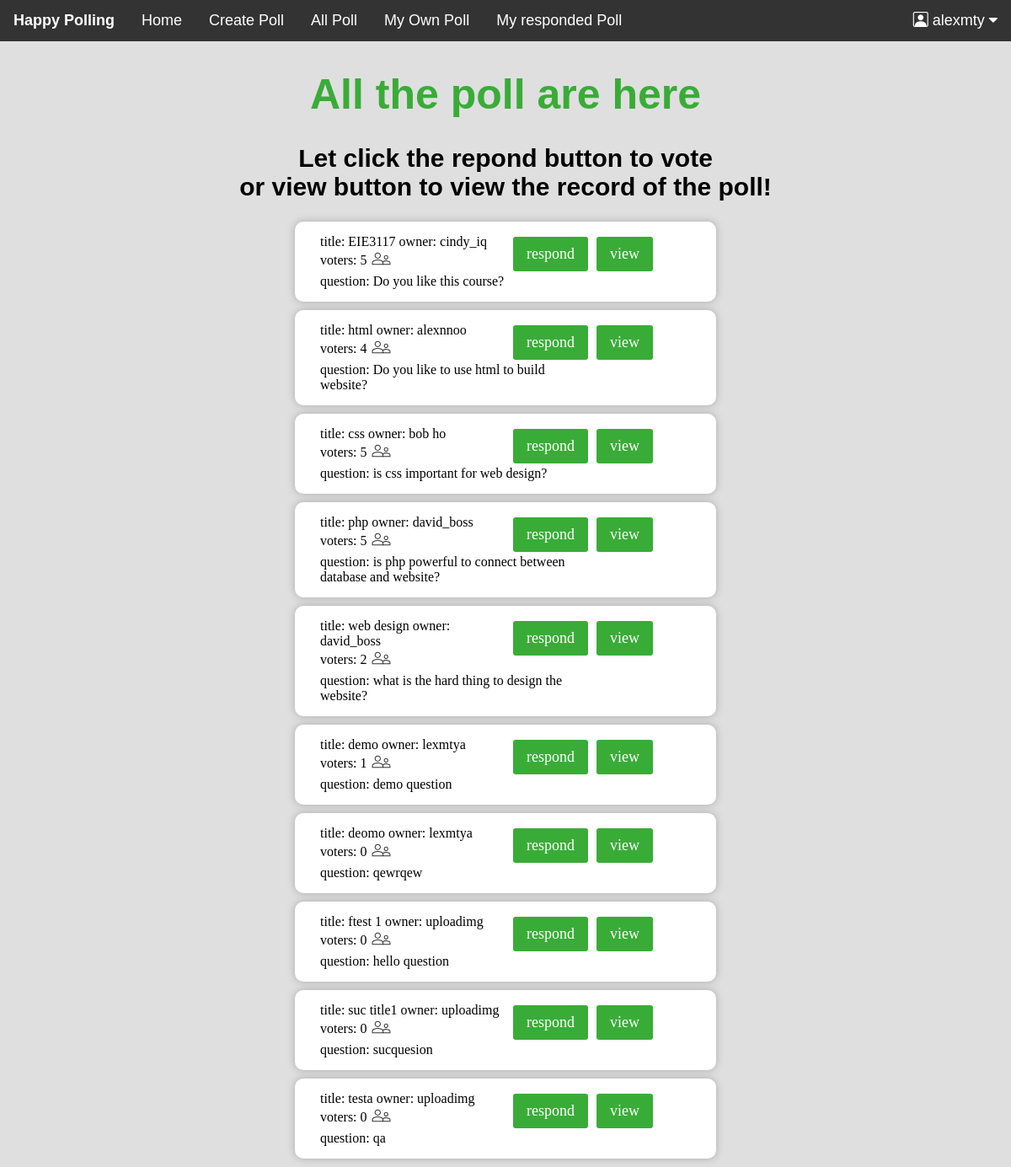
Screenshot of /allpoll.php (signed in) with the database file from the repository.
### tables this page shows
CREATE TABLE `events` (
  `eid` int(100) NOT NULL,
  `title` varchar(255) NOT NULL,
  `question` varchar(255) NOT NULL,
  `uid` int(100) NOT NULL
);

### allpoll.php (the view, shortened to what this page needs)
<?php
require_once "header.php";
?>
<!DOCTYPE html>
<html>
<head>
  <link rel="stylesheet" href="https://cdnjs.cloudflare.com/ajax/libs/font-awesome/4.7.0/css/font-awesome.min.css">
  <link href="css/allpoll.css" rel="stylesheet">
  <link href="css/mypoll.css" rel="stylesheet">
  <link rel="stylesheet" href="https://cdn.jsdelivr.net/npm/bootstrap-icons@1.8.1/font/bootstrap-icons.css">
</head>
<body style="background-color: #DFDFDF;">
  <div class="apdiv" style="background-color: #DFDFDF;">
    <h1>All the poll are here</h1>
    <h2>
      Let click the repond button to vote <br>
      or view button to view the record of the poll!
      <br>
    </h2>
  </div>
  <div>
    <?php
    $stmt = $pdo->prepare("SELECT `eid`, `title`, `question`, (SELECT `username`FROM `user` WHERE user.uid = events.uid) as owner, (SELECT COUNT(uid) FROM record WHERE record.eid = events.eid) as votes FROM `events` WHERE uid != ?;");
    $stmt->bindParam(1, $_SESSION['uid'], PDO::PARAM_INT);
    $stmt->execute();
    $stmt->setFetchMode(PDO::FETCH_ASSOC);
    $data = $stmt->fetchAll(PDO::FETCH_ASSOC);
    foreach ($data as $row) {
      print(' <div class="apbox">
                <div class="apboxcon" style="background-color: white;">
                  <div class="apboxdiv"  style="width: 440px; background-color: white;">
                    <div style="width: max-content; height: max-content; float: right;">
                      <a class="apbtn" href="view.php?eid=' . $row['eid'] . '">view</a>
                      <a class="apbtn" href="votes.php?eid=' . $row['eid'] . '">respond</a>
                    </div>
                    <div style="width: 300px;">
                        title: ' . $row['title'] . '
                        owner: ' . $row['owner'] . '<br>
                        voters: ' . $row['votes'] . ' <img class="svgpic" src="picture\people.svg" alt="votespic"><br>
                        <div >question: ' . $row['question'] . '</div>
                    </div>
                  </div>
                </div>
              </div>
            ');
    }
    ?>
  </div>
</body>
</html>

### header.php (shortened to what this page needs)
<!doctype html>
<html>
<head>
    <link rel="stylesheet" href="https://cdnjs.cloudflare.com/ajax/libs/font-awesome/4.7.0/css/font-awesome.min.css">
    <link href="css/events.css" rel="stylesheet">
</head>
<body>
    <div class="navbar">
        <a class="webname">Happy Polling</a>
        <a href="index.php">Home</a>
        <a href="createpoll.php">Create Poll</a>
        <a href="allpoll.php">All Poll</a>
        <a href="mycreatepoll.php">My Own Poll</a>
        <a href="mypoll.php">My responded Poll</a>
        <div class="dropdown" style="float: right;">
            <?php if (isset($_SESSION["username"])) { ?>
                <button class="dropbtn" onclick="droplist()">
                    <i class="bi-person-square"></i>
                    <?php echo $_SESSION['username']; ?>
                    <i class="fa fa-caret-down"></i>
                </button>
            <?php } else {
            ?>
                <a href='login.php'>Log In</a>
                <a href='register.php'>Sign Up</a>
            <?php } ?>
        </div>
    </div>
</body>
</html>

### css/events.css (style rules this page uses)
* { box-sizing: border-box; }
body { margin: 0; }
.webname { font-size: 20px; font-weight: bold; display: block; color: white; text-align: center; padding: 14px 16px; text-decoration: none; }
.navbar { overflow: hidden; background-color: #333; font-family: Arial, Helvetica, sans-serif; }
.navbar a { float: left; font-size: 18px; color: white; text-align: center; padding: 14px 16px; text-decoration: none; }
.dropdown { float: left; overflow: hidden; }
.dropdown .dropbtn { cursor: pointer; font-size: 18px; border: none; outline: none; color: white; padding: 14px 16px; background-color: inherit; font-family: inherit; margin: 0; }
.webname { font-weight: bold; display: block; cursor: default; }
h1 { margin-bottom: 30px; margin-left: auto; margin-right: auto; font: bold 50px "SlidoSansFont", "SlidoSansFont-fallback", verdana, arial, sans-serif; }

### css/allpoll.css (style rules this page uses)
body { margin: 0; -webkit-background-size: cover; -moz-background-size: cover; -o-background-size: cover; background-size: cover; padding: 0px; }
.navbar { overflow: hidden; background-color: #333; font-family: Arial, Helvetica, sans-serif; }
.navbar a { float: left; font-size: 18px; color: white; text-align: center; padding: 14px 16px; text-decoration: none; }
.dropdown { float: left; overflow: hidden; }
.dropdown .dropbtn { cursor: pointer; font-size: 18px; border: none; outline: none; color: white; padding: 14px 16px; background-color: inherit; font-family: inherit; margin: 0; }
.webname { font-weight: bold; display: block; cursor: default; }
.apdiv { text-align: center; margin: 0 auto; background-color: rgb(255, 255, 255); width: max-content; }
.apdiv h1 { color: #39ac37; font-size: 50px; margin-top: 0px; padding-top: 33.5px; }
.apdiv h2 { font-size: 30px; font-family: SlidoSans, helvetica, arial, sans-serif; }
.apbox { flex-direction: column; align-items: center; width: 100%; margin-top: 0%; }
a { text-decoration: none; cursor: pointer; }
.apboxcon { margin: 0 auto; width: 500px; box-shadow: 0 0 10px #AAAAAA; border-radius: 10px; }
.apboxdiv { margin: 10px 0px 10px 10px; width: max-content; padding: 15px 20px; }
.apbtn { float: right; font-size: 18px; color: white; background-color: #39ac37; text-align: center; padding: 10px 16px; margin: 3px 5px 3px 5px; border-radius: 3px; }
.svgpic { vertical-align: middle; height: 25px; width: 25px; margin: 0px 0px 4px; }

### css/mypoll.css (style rules this page uses)
.svgpic { vertical-align: middle; height: 25px; width: 25px; margin: 0px 0px 4px; }

### rows the page displays
events: title "EIE3117", owner "cindy_iq", votes "5", question "Do you like this course?"
events: title "html", owner "alexnnoo", votes "4", question "Do you like to use html to build website?"
events: title "css", owner "bob ho", votes "5", question "is css important for web design?"
events: title "php", owner "david_boss", votes "5", question "is php powerful to connect between database and website?"
events: title "web design", owner "david_boss", votes "2", question "what is the hard thing to design the website?"
events: title "demo", owner "lexmtya", votes "1", question "demo question"
events: title "deomo", owner "lexmtya", votes "0", question "qewrqew"
events: title "ftest 1", owner "uploadimg", votes "0", question "hello question"
events: title "suc title1", owner "uploadimg", votes "0", question "sucquesion"
events: title "testa", owner "uploadimg", votes "0", question "qa"

### other values shown
$_SESSION['username'] "alexmty"
